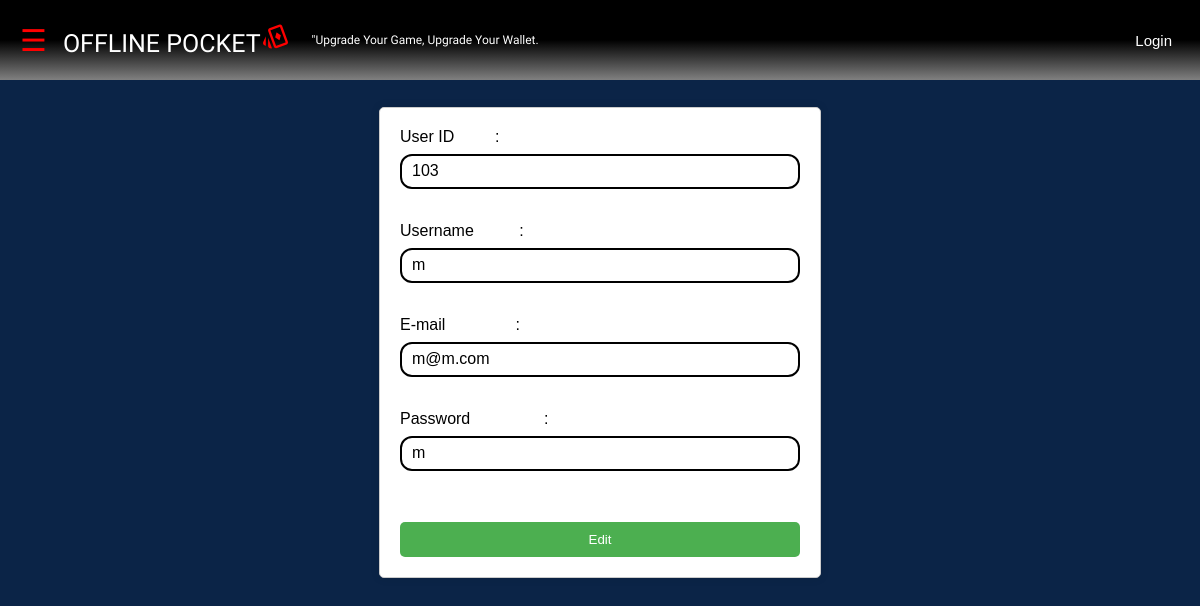
Page /editUser.php?user_id=103 on the committed database.
### tables this page shows
CREATE TABLE `users` (
  `user_id` int(70) NOT NULL,
  `user_username` varchar(50) NOT NULL,
  `user_email` varchar(50) NOT NULL,
  `user_password` varchar(50) NOT NULL
);

### editUser.php (the view, shortened to what this page needs)
<html>
    <head>
    <link href="adminStyle.css" rel="stylesheet" type="text/css" />
        <?php
        $hostname = "localhost";
        $username = "root";
        $password = "";
        $dbname = "offline_pocket";
        $connect = mysqli_connect($hostname, $username, $password, $dbname) OR DIE ("Connection Failed.");
        $user_id= $_GET["user_id"];
        $sql = "SELECT * FROM users WHERE user_id = '$user_id'";
        $sendsql = mysqli_query($connect, $sql);
        $data = mysqli_fetch_array($sendsql);
        ?>
    </head>
        <?php include 'login.php'; ?>
        <nav class="navs">
            <span style="font-size:30px; color:red; padding-left:20px; cursor:pointer" onclick="openNav()">&#9776;</span>
            <div class="logo"><a href="dashboard.php">OFFLINE POCKET<span style="font-size:30px; color:red;" class="material-symbols-outlined" >
            playing_cards</span></a></div>
            <div class="moto">"Upgrade Your Game, Upgrade Your Wallet.</div>
            <div class="nav-links">
                <?php if($_SERVER['REQUEST_METHOD'] === 'POST' && isset($_POST['email']) && isset($_POST['password'])) { ?>
                    <ul>
                        <li>
                            <?php
                            if(isset($_SESSION['currentUser'])){
                            $currentUser = $_SESSION['currentUser'];
                            echo "<li><a class='btnLogout-popup' onclick='confirmLogout()'>Logout</a></li>";
                            }else{
                            $currentUser = 'Not logged in';
                            };
                            ?>
                            <!--
                            <div class="sub-menu-1">
                                <ul>
                                    <li><a href='#logut'>Log out</a></li>
                                </ul>
                            </div>
                        -->
                            </a></li>
                        <li><a href="news.php">News</a></li>
                        <li><a href="aboutUs.php">About Us</a></li>
                    </ul>
                <?php } else { ?>
                <ul>
                        <?php
                            if(isset($_SESSION['currentUser'])){
                            $currentUser = $_SESSION['currentUser'];
                             $currentEmail = $_SESSION['currentEmail'];
                            echo "<li><a class='btnLogout-popup' onclick='confirmLogout()'>Logout</a></li>";
                            }else{
                            echo "<li><a  class='btnLogin-popup'>Login</a></li>";
                            };
                            ?>
                </ul>
                <?php } ?>
            </div>
        </nav>
    <body style=" font-family: Arial, sans-serif;
            background-color: #0B2447;">
        <h1 style="text-align: center;">User Information</h1>
        <form action="" method="post">
            <fieldset>
                <label for="user_id">User ID &emsp; &emsp;: </label>
                <input type="text" name="user_id" id="user_id" value="<?php echo $data["user_id"] ?>"> <br><br>
                <label for="user_username">Username &emsp; &emsp; : </label>
                <input type="text" name="user_username" id="user_username" value="<?php echo $data["user_username"] ?>"> <br><br>
                <label for="user_email">E-mail &emsp; &emsp; &emsp; &nbsp;:</label>
                <input type="text" name="user_email" id="user_email" value="<?php echo $data["user_email"] ?>"> <br><br>
                <label for="user_password">Password &emsp; &emsp; &emsp; &ensp;:</label>
                <input type="text" name="user_password" id="user_password" value="<?php echo $data["user_password"] ?>"> <br><br>
            </fieldset>
            <br>
            <div style="text-align: center;">
                <input type="submit" id="button" name="edit" value="Edit">
            </div>
        </form>
    </body>
</html>

### adminStyle.css (style rules this page uses)
label { color:black; }
label { display: block; }
input[type="text"], input[type="file"] { width: 100%; padding: 5px; border: 3px solid black; border-radius: 10px; }
* { margin: 0; padding: 0; }
body { font-family: "Lato", sans-serif; transition: background-color 0.5s; background-color:#0B2447; height:auto; display: block; overflow:hidden; }
.navs { display: flex; padding: 2% 6% ; justify-content: left; align-items: center; position: fixed; margin-left: 0; padding: 0; overflow: hidden; top: 0; width: 100%; background-color: black; background-image: linear-gradient(black,black, grey); z-index: 5; height:10%; }
.logo a { list-style-type: none; color: white; padding: 14px 16px; font-size: 25px; cursor: pointer; text-decoration: none; font-family: 'Allerta Stencil', sans-serif; left:0; }
.moto { list-style-type: none; color: white; padding: 5px 5px; font-size: 12px; text-decoration: none; font-family: 'Allerta Stencil', sans-serif; left:0; }
.nav-links { flex: 1; text-align: right; }
.nav-links ul li { list-style-type: none; position: relative; display: inline-block; padding: 8px 12px; text-align: center; }
.nav-links ul li a { display: inline-block; color: white; padding: 14px 16px; text-decoration: none; font-size: 15px; transition-duration: 0.4s; cursor: pointer; border-radius: 12px; }
input[type=text] { width: 400px; height:35px; box-sizing: border-box; border: 2px solid black; border-radius: 12px; font-size: 16px; background-color: white; color:black; background-image: url('searchicon.png'); background-position: 10px 10px; background-repeat: no-repeat; padding: 5px 6px 6px 10px; -webkit-transition: width 1s ease-in-out; transition: width 1s ease-in-out; text-align:left; }

### editUser.php (style rules this page uses)
h1 { text-align: center; margin-top: 20px; color:white; }
form { max-width: 400px; margin: 50px auto; padding: 20px; background-color: #fff; border: 1px solid #ccc; border-radius: 5px; box-shadow: 0 0 10px rgba(0, 0, 0, 0.1); }
fieldset { border: none; padding: 0; margin: 0; }
label { display: block; margin-bottom: 8px; }
input[type="text"] { width: 100%; padding: 10px; margin-bottom: 15px; border: 1px solid #ccc; border-radius: 5px; }
#button { width: 100%; padding: 10px; background-color: #4CAF50; color: #fff; border: none; border-radius: 5px; cursor: pointer; }

### rows in the picture
users: user_id "103", user_username "m", user_email "m@m.com", user_password "m"
